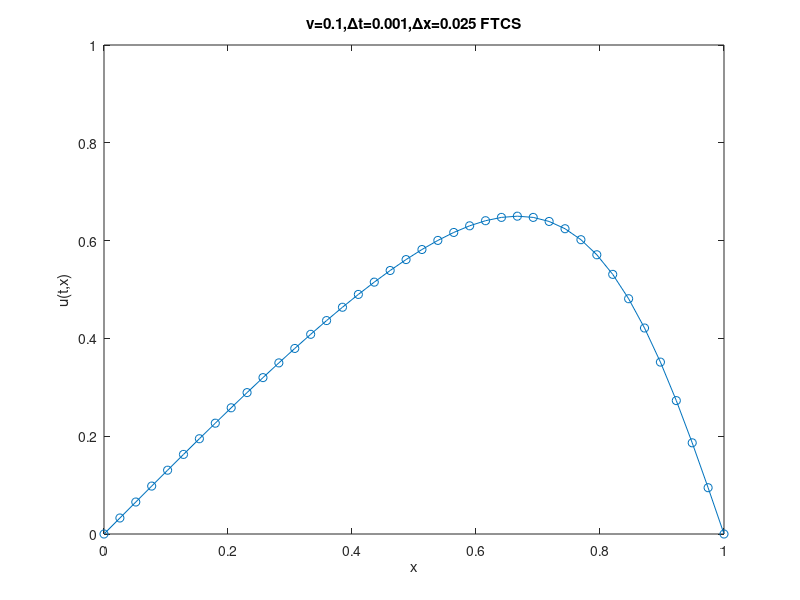

Recreate this plot in MATLAB. (Note: this script raises an error after producing the figure.)
% hold on
x0 = 0;
x1 = 1;
t0 = 0;
t1 =0.4;
dx = 1 / 40;
dt = 1 / 1000;
v = 0.1;
nx = (x1-x0)/dx;
nt = (t1-t0)/dt;

U = zeros(nt,nx);

%IC
for i=1:1:nx
    x =(x0 +(i)*dx);
    U(1,i) = sin(pi*x);
end

%BC
for i=1:1:nt
%Left BC
    U(i,1) = 0;
%Right BC
    U(i,nx) = 0;
end

for i=1:1:nt-1
    for j=2:1:nx-1
        U(i+1,j)=U(i,j) + (dt)*(-U(i,j)*(U(i,j+1)-U(i,j-1))/(2*dx) + v*(U(i,j-1)-2*U(i,j)+U(i,j+1))/(dx^2) );
    end
end


x = linspace(0,1,40);
plot(x,U(end,:),'-o'), hold on
ylim([0,1]);

xlabel('x')
ylabel('u(t,x)')
% text(0.5,0.05,'t_{f} = 0.5')
% text(0.5,0.2,'t_{f} = 0.1')
% text(0.5,0.45,'t_{f} = 0.4')
% text(0.5,0.45,'v = 1')
title('v=0.1,\Deltat=0.001,\Deltax=0.025 FTCS')


%Exact solution

C.L = 1;
C.D = 0.1;
C.eta = 1;
C.K = 1;
C.Ip = 1;
m = 0;
x = linspace(0,1,40);
t = linspace(0,0.4,1000);
eqn = @(x,t,u,dudx) transistorPDE(x,t,u,dudx,C);
ic = @(x) transistorIC(x,C);
sol = pdepe(m,eqn,ic,@transistorBC,x,t);
plot(x,sol(end,:))
ylim([0,1]);

legend('Numerical','Analytical')

%
L2norm =sqrt((dx)*sum((U(end,:) -sol(end,:)).^2));
Linfty = norm((U(end,:) -sol(end,:)),inf);


%
function [c,f,s] = transistorPDE(x,t,u,dudx,C)
D = C.D;
eta = C.eta;
L = C.L;

c = 1;
f = D*dudx;
s = -(eta/L*u)*dudx;
end

function u0 = transistorIC(x,C)

u0 = sin(pi*x);
end

function [pl,ql,pr,qr] = transistorBC(xl,ul,xr,ur,t)
pl = ul;
ql = 0;
pr = ur;
qr = 0;
end
